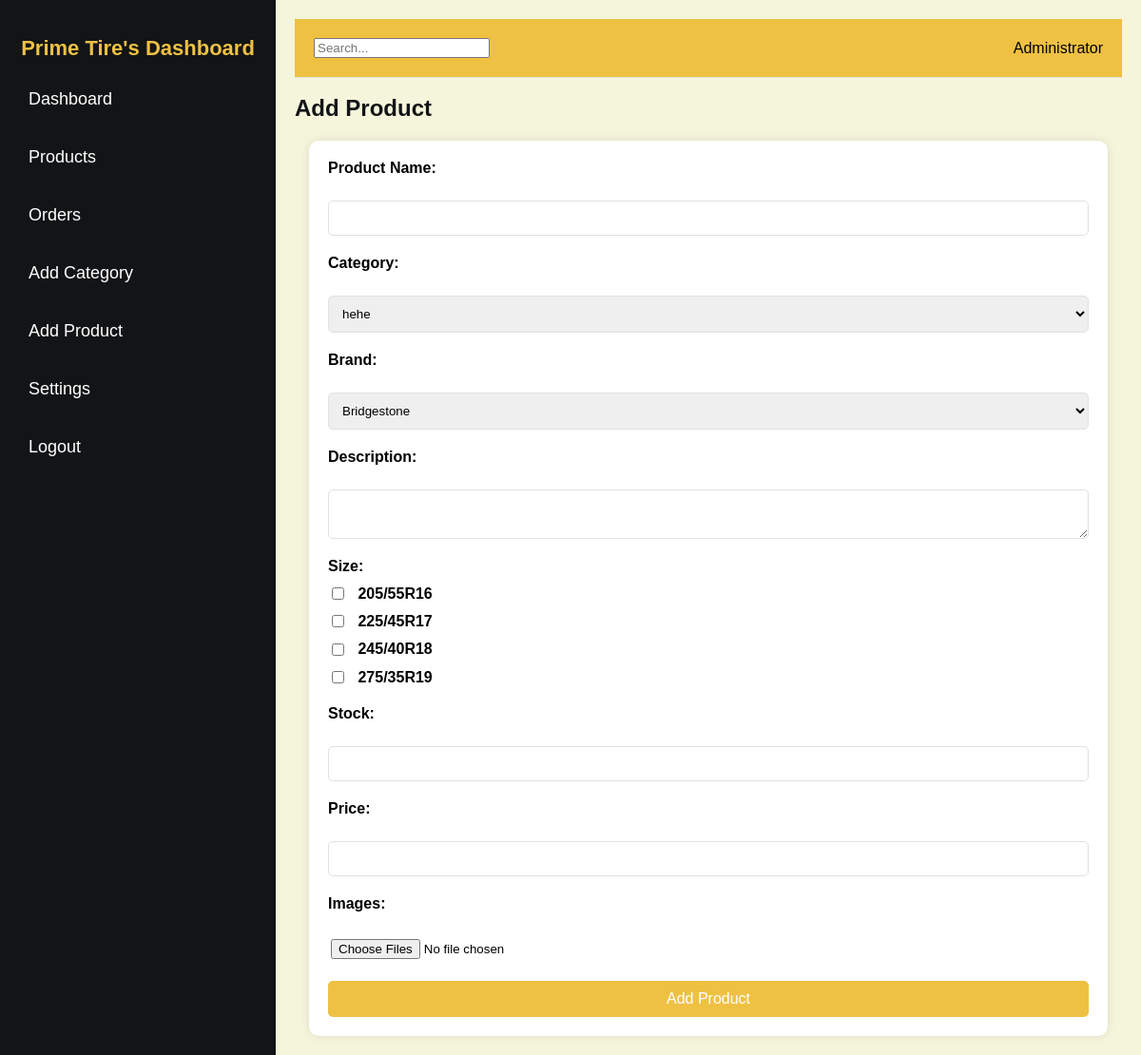
The page /admin/add-product.php on the database its author committed.
### tables this page shows
CREATE TABLE `sizes` (
  `size_id` int(11) NOT NULL,
  `size_value` varchar(255) NOT NULL
);

### admin/add-product.php (the view, shortened to what this page needs)
<?php
include '../db.php';
$categories = [];
$sizes = [];
$brands = [];
try {
    $result = $mysqli->query("SELECT category_id, category_name FROM categories");
    if ($result) {
        $categories = $result->fetch_all(MYSQLI_ASSOC);
    }
    $result = $mysqli->query("SELECT size_id, size_value FROM sizes");
    if ($result) {
        $sizes = $result->fetch_all(MYSQLI_ASSOC);
    }
    $result = $mysqli->query("SELECT brand_id, brand_name FROM brands");
    if ($result) {
        $brands = $result->fetch_all(MYSQLI_ASSOC);
    }
} catch (mysqli_sql_exception $e) {
    $message = "Database error: " . $e->getMessage();
}
?>
<!DOCTYPE html>
<html lang="en">
<head>
</head>
<body>
    <div class="dashboard">
        <nav class="sidebar">
            <h2>Prime Tire's Dashboard</h2>
            <ul class="menu">
                <li><a href="admin.php">Dashboard</a></li>
                <li><a href="products.php">Products</a></li>
                <li><a href="orders.php">Orders</a></li>
                <li><a href="add-category.php">Add Category</a></li>
                <li><a href="add-product.php">Add Product</a></li>
                <li><a href="settings.php">Settings</a></li>
                <li><a href="logout.php">Logout</a></li>
            </ul>
        </nav>
        <div class="main-content">
            <header>
                <input type="text" placeholder="Search...">
                <div class="user-info">
                    <span>Administrator</span>
                </div>
            </header>
            <br>
            <h2>Add Product</h2>
            <div class="container">
                <form action="add-product.php" method="POST" enctype="multipart/form-data">
                    <label for="product-name">Product Name:</label>
                    <input type="text" id="product-name" name="product_name" required>
                    <label for="category">Category:</label>
                    <select id="category" name="category" required>
                        <?php foreach ($categories as $cat): ?>
                            <option value="<?php echo htmlspecialchars($cat['category_id']); ?>">
                                <?php echo htmlspecialchars($cat['category_name']); ?>
                            </option>
                        <?php endforeach; ?>
                    </select>
                    <label for="brand">Brand:</label>
                    <select id="brand" name="brand" required>
                        <?php foreach ($brands as $brand): ?>
                            <option value="<?php echo htmlspecialchars($brand['brand_id']); ?>">
                                <?php echo htmlspecialchars($brand['brand_name']); ?>
                            </option>
                        <?php endforeach; ?>
                    </select>
                    <label for="description">Description:</label>
                    <textarea id="description" name="description" required></textarea>
                    <div class="size-container">
                        <label>Size:</label>
                        <?php foreach ($sizes as $sz): ?>
                            <div>
                                <input type="checkbox" id="size-<?php echo $sz['size_id']; ?>" name="sizes[]" value="<?php echo htmlspecialchars($sz['size_id']); ?>">
                                <label for="size-<?php echo $sz['size_id']; ?>"><?php echo htmlspecialchars($sz['size_value']); ?></label>
                            </div>
                        <?php endforeach; ?>
                    </div>
                    <label for="stock">Stock:</label>
                    <input type="number" id="stock" name="stock" required>
                    <label for="price">Price:</label>
                    <input type="number" id="price" name="price" step="0.01" required>
                    <label for="images">Images:</label>
                    <input type="file" id="images" name="images[]" accept="image/*" multiple required>
                    <button type="submit">Add Product</button>
                </form>
            </div>
        </div>
    </div>
</body>
</html>

### admin/add-product.php (style rules this page uses)
body { font-family: Arial, sans-serif; background-color: beige; margin: 0; padding: 0; }
.dashboard { display: flex; }
.sidebar { width: 250px; background-color: #121416; padding: 20px; min-height: 100vh; }
.sidebar h2 { color: #efc143; font-size: 22px; text-align: center; }
.sidebar ul { list-style-type: none; padding: 0; }
.sidebar ul li { margin: 20px 0; }
.sidebar ul li a { color: #ffffff; text-decoration: none; font-size: 18px; display: block; padding: 10px; transition: 0.3s; }
.main-content { flex-grow: 1; padding: 20px; }
.main-content header { background-color: #efc143; padding: 20px; border-bottom: 1px solid #e1e1e1; display: flex; justify-content: space-between; align-items: center; }
.main-content h2 { margin-top: 0; color: #121416; }
.container { max-width: 800px; margin: 0 auto; padding: 20px; background-color: white; border-radius: 10px; box-shadow: 0 0 10px rgba(0, 0, 0, 0.1); display: flex; flex-direction: column; gap: 20px; }
.container form { display: flex; flex-direction: column; gap: 20px; }
.container label { margin-bottom: 5px; font-weight: bold; }
.container input[type="text"], .container textarea, .container select, .container input[type="number"] { padding: 10px; border: 1px solid #e1e1e1; border-radius: 5px; width: 100%; box-sizing: border-box; }
.container input[type="file"] { padding: 3px; }
.size-container { display: flex; flex-direction: column; gap: 10px; }
.size-container label { margin: 0; }
.size-container input[type="checkbox"] { margin-right: 10px; vertical-align: middle; }
.size-container input[type="checkbox"] + label { vertical-align: middle; }
.container button { padding: 10px; background-color: #efc143; border: none; border-radius: 5px; color: white; font-size: 16px; cursor: pointer; width: 100%; }

### rows shown on the page
sizes: size_value "205/55R16"
sizes: size_value "225/45R17"
sizes: size_value "245/40R18"
sizes: size_value "275/35R19"

### other values the page prints
form field category "hehe"
form field brand "Bridgestone"
